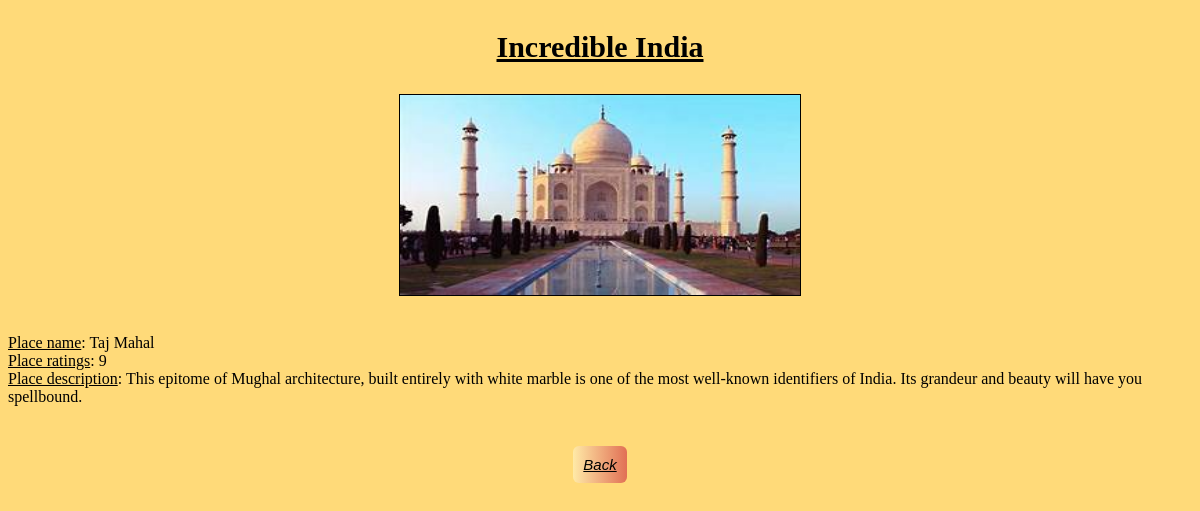
Screenshot of /read/35/ with the database file from the repository.
### places/models.py (models this page shows, shortened)
class Places(models.Model):
	place_name = models.CharField(max_length=100, default="");
	place_ratings = models.IntegerField(null=True, default="")
	place_image = models.ImageField(upload_to="images/", default="images/image-coming-soon.jpg")
	place_description = models.TextField(max_length=50, default="")

### places/views.py (the view)
# urls.py: path('read/<int:my_id>/', read_view),
def read_view(request, my_id):
	o=Places.objects.get(id=my_id)
	context = {
	'obj': o
	}
	return render(request, "read.html", context)

### places/templates/read.html (shortened to what this page needs)
{% extends 'base.html' %}
{% block content %}
<!DOCTYPE html>
<html>
<head>
</head>
<body>
<p align="center"><img src="{{ obj.place_image.url }}"  height="200" width="400" border="1"/> <br/><br /></p>
<u>Place name</u>: {{ obj.place_name }} <br/>
<u>Place ratings</u>: {{ obj.place_ratings }}<br/>
<u>Place description</u>: {{ obj.place_description }}</p><br>
<p align="center"><a href="/list_read" class="button">Back</a></p>
{% endblock %}

### places/templates/read.html (style rules this page uses)
p { font-family: georgia, sans-serif; font-style: italic; }
.button { border: none; font-family: georgia, sans-serif; font-style: italic; font-size: 15px; border-radius: 6px; cursor: pointer; margin: 10px; padding: 10px; width: 60px; border-radius: 6px; color: Black; background-size: 200%; background-image: linear-gradient(to left, #ffeaa7, #e17055, #ffeaa7); transition: 0.1s; overflow: hidden; }

### rows the page displays
Places: place_image (picture), place_name "Taj Mahal", place_ratings "9", place_description "This epitome of Mughal architecture, built entirely with white marble is one of the most well-known identifiers of India. Its grandeur and beauty will have you spellbound."
